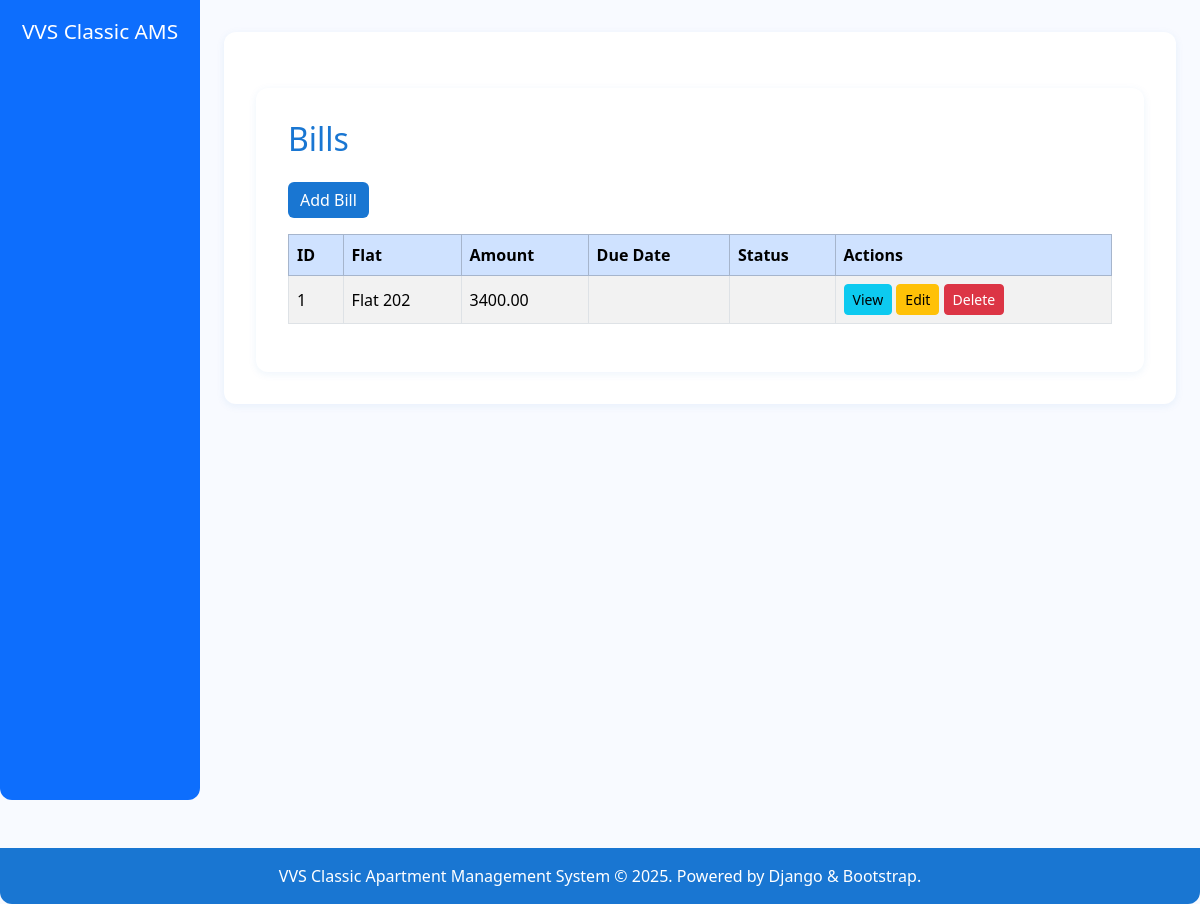
The app's page /billing/ with its own data.
### billing/models.py (models this page shows, shortened)
class Bill(models.Model):
    flat = models.ForeignKey(Flat, on_delete=models.CASCADE, related_name='bills')
    month = models.CharField(max_length=20)
    amount = models.DecimalField(max_digits=10, decimal_places=2)
    paid = models.BooleanField(default=False)
    created_at = models.DateTimeField(auto_now_add=True)
    paid_at = models.DateTimeField(null=True, blank=True)

### flats/models.py (models this page shows)
class Flat(models.Model):
    number = models.CharField(max_length=10, unique=True)
    uds_area = models.DecimalField(max_digits=8, decimal_places=2)
    ownership_type = models.CharField(max_length=20, choices=[('owner', 'Owner'), ('tenant', 'Tenant')])
    owner = models.ForeignKey(get_user_model(), on_delete=models.CASCADE, related_name='owned_flats')
    tenant = models.ForeignKey(get_user_model(), on_delete=models.SET_NULL, null=True, blank=True, related_name='rented_flats')
    is_occupied = models.BooleanField(default=True)
    occupancy_start = models.DateField(null=True, blank=True)
    occupancy_end = models.DateField(null=True, blank=True)
    created_at = models.DateTimeField(auto_now_add=True)
    updated_at = models.DateTimeField(auto_now=True)
    def __str__(self):
        return f"Flat {self.number}"

### billing/views.py (the view)
# urls.py: path('', views.bill_list, name='bill_list'),
def bill_list(request):
    bills = Bill.objects.all()
    return render(request, 'billing/bill_list.html', {'bills': bills})

### templates/billing/bill_list.html
{% extends 'base.html' %}
{% block content %}
<div class="container mt-4">
    <h2 class="mb-4">Bills</h2>
    <a href="{% url 'billing:bill_create' %}" class="btn btn-primary mb-3">Add Bill</a>
    <table class="table table-bordered table-striped">
        <thead class="table-primary">
            <tr>
                <th>ID</th>
                <th>Flat</th>
                <th>Amount</th>
                <th>Due Date</th>
                <th>Status</th>
                <th>Actions</th>
            </tr>
        </thead>
        <tbody>
            {% for bill in bills %}
            <tr>
                <td>{{ bill.id }}</td>
                <td>{{ bill.flat }}</td>
                <td>{{ bill.amount }}</td>
                <td>{{ bill.due_date }}</td>
                <td>{{ bill.status }}</td>
                <td>
                    <a href="{% url 'billing:bill_detail' bill.id %}" class="btn btn-info btn-sm">View</a>
                    <a href="{% url 'billing:bill_update' bill.id %}" class="btn btn-warning btn-sm">Edit</a>
                    <a href="{% url 'billing:bill_delete' bill.id %}" class="btn btn-danger btn-sm">Delete</a>
                </td>
            </tr>
            {% empty %}
            <tr><td colspan="6">No bills found.</td></tr>
            {% endfor %}
        </tbody>
    </table>
</div>
{% endblock %}

### templates/base.html (style rules this page uses)
body { background: #f8faff; color: #1a237e; font-family: 'Segoe UI', 'Roboto', Arial, sans-serif; }
.container { background: #fff; border-radius: 12px; box-shadow: 0 2px 8px rgba(25, 118, 210, 0.08); padding: 2rem; margin-top: 2rem; }
h2, h1 { color: #1976d2; }
.btn-primary { background: #1976d2; border: none; }
table th { background: #e3f2fd; color: #1976d2; }
table td { vertical-align: middle; }

### records on screen
Bill: id "1", flat "Flat 202", amount "3400.00"

### other values on screen
{{ now|default:2025 }} "2025"
